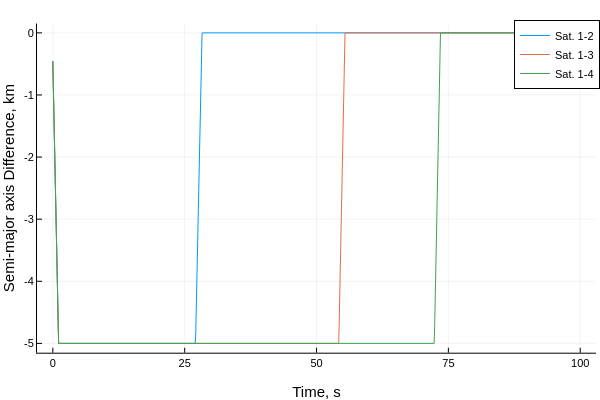

The notebook cell saved with this chart:
### Code cell
plot(thist,a_mks*ahist[2:end,:], label=permutedims(mylabel))
plot!(xlabel="Time, s", ylabel = "Semi-major axis Difference, km")

### Figure 1 — Plotly figure (JSON) as saved in the notebook; plotly's stock layout.template omitted (floating-point values rounded to 4 significant figures; data arrays with more than 128 entries replaced by an {"elided": "..."} marker saying what was removed)
{"data": [{"colorbar": {"title": ""}, "legendgroup": "Sat. 1-2", "line": {"color": "rgba(0, 154, 250, 1.000)", "dash": "solid", "shape": "linear", "width": 1}, "mode": "lines", "name": "Sat. 1-2", "showlegend": true, "type": "scatter", "x": {"elided": "1001 float values"}, "xaxis": "x", "y": {"elided": "1001 float values"}, "yaxis": "y", "zmax": null, "zmin": null}, {"colorbar": {"title": ""}, "legendgroup": "Sat. 1-3", "line": {"color": "rgba(227, 111, 71, 1.000)", "dash": "solid", "shape": "linear", "width": 1}, "mode": "lines", "name": "Sat. 1-3", "showlegend": true, "type": "scatter", "x": {"elided": "1001 float values"}, "xaxis": "x", "y": {"elided": "1001 float values"}, "yaxis": "y", "zmax": null, "zmin": null}, {"colorbar": {"title": ""}, "legendgroup": "Sat. 1-4", "line": {"color": "rgba(62, 164, 78, 1.000)", "dash": "solid", "shape": "linear", "width": 1}, "mode": "lines", "name": "Sat. 1-4", "showlegend": true, "type": "scatter", "x": {"elided": "1001 float values"}, "xaxis": "x", "y": {"elided": "1001 float values"}, "yaxis": "y", "zmax": null, "zmin": null}], "layout": {"annotations": [], "height": 400, "legend": {"bgcolor": "rgba(255, 255, 255, 1.000)", "bordercolor": "rgba(0, 0, 0, 1.000)", "borderwidth": 1, "font": {"color": "rgba(0, 0, 0, 1.000)", "family": "sans-serif", "size": 11}, "title": {"font": {"color": "rgba(0, 0, 0, 1.000)", "family": "sans-serif", "size": 15}, "text": ""}, "tracegroupgap": 0, "traceorder": "normal", "x": 1, "xanchor": "auto", "y": 1, "yanchor": "auto"}, "margin": {"b": 20, "l": 0, "r": 0, "t": 20}, "paper_bgcolor": "rgba(255, 255, 255, 1.000)", "plot_bgcolor": "rgba(255, 255, 255, 1.000)", "showlegend": true, "width": 600, "xaxis": {"anchor": "y", "domain": [0.06165, 0.9934], "gridcolor": "rgba(0, 0, 0, 0.100)", "gridwidth": 0.5, "linecolor": "rgba(0, 0, 0, 1.000)", "mirror": false, "range": [-3, 103], "showgrid": true, "showline": true, "showticklabels": true, "tickangle": 0, "tickcolor": "rgb(0, 0, 0)", "tickfont": {"color": "rgba(0, 0, 0, 1.000)", "family": "sans-serif", "size": 11}, "tickmode": "array", "ticks": "inside", "ticktext": ["0", "25", "50", "75", "100"], "tickvals": [0, 25, 50, 75, 100], "title": "Time, s", "titlefont": {"color": "rgba(0, 0, 0, 1.000)", "family": "sans-serif", "size": 15}, "type": "-", "visible": true, "zeroline": false, "zerolinecolor": "rgba(0, 0, 0, 1.000)"}, "yaxis": {"anchor": "x", "domain": [0.07581, 0.9902], "gridcolor": "rgba(0, 0, 0, 0.100)", "gridwidth": 0.5, "linecolor": "rgba(0, 0, 0, 1.000)", "mirror": false, "range": [-5.15, 0.15], "showgrid": true, "showline": true, "showticklabels": true, "tickangle": 0, "tickcolor": "rgb(0, 0, 0)", "tickfont": {"color": "rgba(0, 0, 0, 1.000)", "family": "sans-serif", "size": 11}, "tickmode": "array", "ticks": "inside", "ticktext": ["-5", "-4", "-3", "-2", "-1", "0"], "tickvals": [-5, -4, -3, -2, -1, 0], "title": "Semi-major axis Difference, km", "titlefont": {"color": "rgba(0, 0, 0, 1.000)", "family": "sans-serif", "size": 15}, "type": "-", "visible": true, "zeroline": false, "zerolinecolor": "rgba(0, 0, 0, 1.000)"}}}
